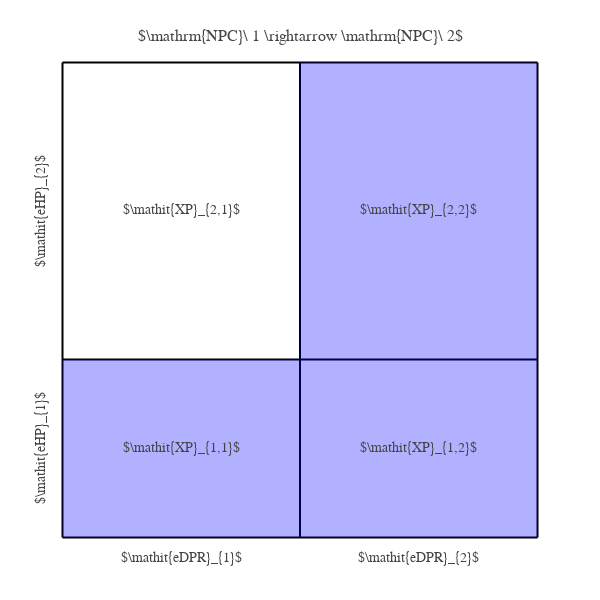

The cell this chart's notebook holds for it:
### Code cell
# An example encounter diagram for two NPCs defeated in order using single target damage
eDPRs = [4, 4]
eHPs  = [3, 5]
eDPR_total = np.sum(eDPRs)
eHP_total = np.sum(eHPs)

damage = [
    {'targets': [0], 'damage': 3, 'efficiency': 1.0, 'color': 'blue'},
    {'targets': [1], 'damage': 5, 'efficiency': 1.0, 'color': 'blue'}
]

XP_log = create_XP_log(eHPs, eDPRs, damage)

# create figure
fig = go.Figure(
    layout=go.Layout(
        template=tfb.FIG_TEMPLATE,
        margin=dict(l=15, r=15, b=15, t=15, pad=4),
        title=dict(
            text=r'$\mathrm{NPC}\ 1 \rightarrow \mathrm{NPC}\ 2$',
            font_size=16,
            x=0.5,
            y=0.95,
            xanchor='center',
            yanchor='top',
        ),
        #margin=dict(autoexpand=True),
        dragmode=False,
        xaxis=dict(
            range=[-0.1*eDPR_total, 1.1*eDPR_total],
            #autorange=True,
            mirror=False,
            showgrid=False,
            showline=False,
            zeroline=False,
            showticklabels=False,
            ticks='', minor=dict(ticks=''),
        ),
        yaxis=dict(
            range=[-0.1*eHP_total, 1.1*eHP_total],
            #autorange=True,
            mirror=False,
            showgrid=False,
            showline=False,
            zeroline=False,
            showticklabels=False,
            ticks='', minor=dict(ticks=''),
        ),
    )
)

fig = generate_XP_diagram_plotly(eHPs, eDPRs, XP_log, fig=fig)

# show figure
fig.update_layout(width=600, height=600)
fig.show(config=tfb.FIG_CONFIG)

# save figures
if SAVEFIGS:
    fig.update_layout(autosize=True, width=None, height=None)
    tfb.save_fig_html(fig, format='large', name='fig-xp-encounter-diagram-two-npcs-forward-large', style='aspect-ratio: 600/600;')
    tfb.save_fig_html(fig, format='small', name='fig-xp-encounter-diagram-two-npcs-forward-small', style='aspect-ratio: 600/600;')

enc_XP_total = encounter_XP(eDPRs, eHPs)
adj_XP_total = adjusted_XP_total(XP_log)
print('encounter multiplier: {:.2f}'.format(adj_XP_total/enc_XP_total))
eHP_total = sum(eHPs)
dmg_total = damage_total(XP_log)
dmg_overflow = damage_overflow_total(XP_log)
print('percent damage done: {} %'.format(100*dmg_total/eHP_total))
print('percent damage overflow: {} %'.format(100*(dmg_overflow/eHP_total)))

### Figure 1 — Plotly figure (JSON) as saved in the notebook; plotly's stock layout.template omitted (floating-point values rounded to 4 significant figures)
{"data": [{"hoverinfo": "skip", "line": {"color": "black", "dash": "solid"}, "mode": "lines", "showlegend": false, "type": "scatter", "x": [0, 8], "y": [0, 0]}, {"hoverinfo": "skip", "line": {"color": "black", "dash": "solid"}, "mode": "lines", "showlegend": false, "type": "scatter", "x": [0, 0], "y": [0, 8]}, {"hoverinfo": "skip", "line": {"color": "black", "dash": "solid"}, "mode": "lines", "showlegend": false, "type": "scatter", "x": [0, 8], "y": [3, 3]}, {"hoverinfo": "skip", "line": {"color": "black", "dash": "solid"}, "mode": "lines", "showlegend": false, "type": "scatter", "x": [4, 4], "y": [0, 8]}, {"hoverinfo": "skip", "line": {"color": "black", "dash": "solid"}, "mode": "lines", "showlegend": false, "type": "scatter", "x": [0, 8], "y": [8, 8]}, {"hoverinfo": "skip", "line": {"color": "black", "dash": "solid"}, "mode": "lines", "showlegend": false, "type": "scatter", "x": [8, 8], "y": [0, 8]}], "layout": {"annotations": [{"showarrow": false, "text": "$\\mathit{XP}_{1,1}$", "x": 2, "y": 1.5}, {"showarrow": false, "text": "$\\mathit{XP}_{2,1}$", "x": 2, "y": 5.5}, {"showarrow": false, "text": "$\\mathit{XP}_{1,2}$", "x": 6, "y": 1.5}, {"showarrow": false, "text": "$\\mathit{XP}_{2,2}$", "x": 6, "y": 5.5}, {"showarrow": false, "text": "$\\mathit{eDPR}_{1}$", "x": 2, "y": -0.35}, {"showarrow": false, "text": "$\\mathit{eHP}_{1}$", "textangle": -90, "x": -0.35, "y": 1.5}, {"showarrow": false, "text": "$\\mathit{eDPR}_{2}$", "x": 6, "y": -0.35}, {"showarrow": false, "text": "$\\mathit{eHP}_{2}$", "textangle": -90, "x": -0.35, "y": 5.5}], "dragmode": false, "height": 600, "margin": {"b": 15, "l": 15, "pad": 4, "r": 15, "t": 15}, "shapes": [{"fillcolor": "blue", "line": {"color": "rgba(250,250,250,0)"}, "opacity": 0.3, "type": "rect", "x0": 0, "x1": 4, "y0": 0, "y1": 3}, {"fillcolor": "blue", "line": {"color": "rgba(250,250,250,0)"}, "opacity": 0.3, "type": "rect", "x0": 4, "x1": 8, "y0": 0, "y1": 3}, {"fillcolor": "blue", "line": {"color": "rgba(250,250,250,0)"}, "opacity": 0.3, "type": "rect", "x0": 4, "x1": 8, "y0": 3, "y1": 8}], "title": {"font": {"size": 16}, "text": "$\\mathrm{NPC}\\ 1 \\rightarrow \\mathrm{NPC}\\ 2$", "x": 0.5, "xanchor": "center", "y": 0.95, "yanchor": "top"}, "width": 600, "xaxis": {"minor": {"ticks": ""}, "mirror": false, "range": [-0.8, 8.8], "showgrid": false, "showline": false, "showticklabels": false, "ticks": "", "zeroline": false}, "yaxis": {"minor": {"ticks": ""}, "mirror": false, "range": [-0.8, 8.8], "showgrid": false, "showline": false, "showticklabels": false, "ticks": "", "zeroline": false}}}
